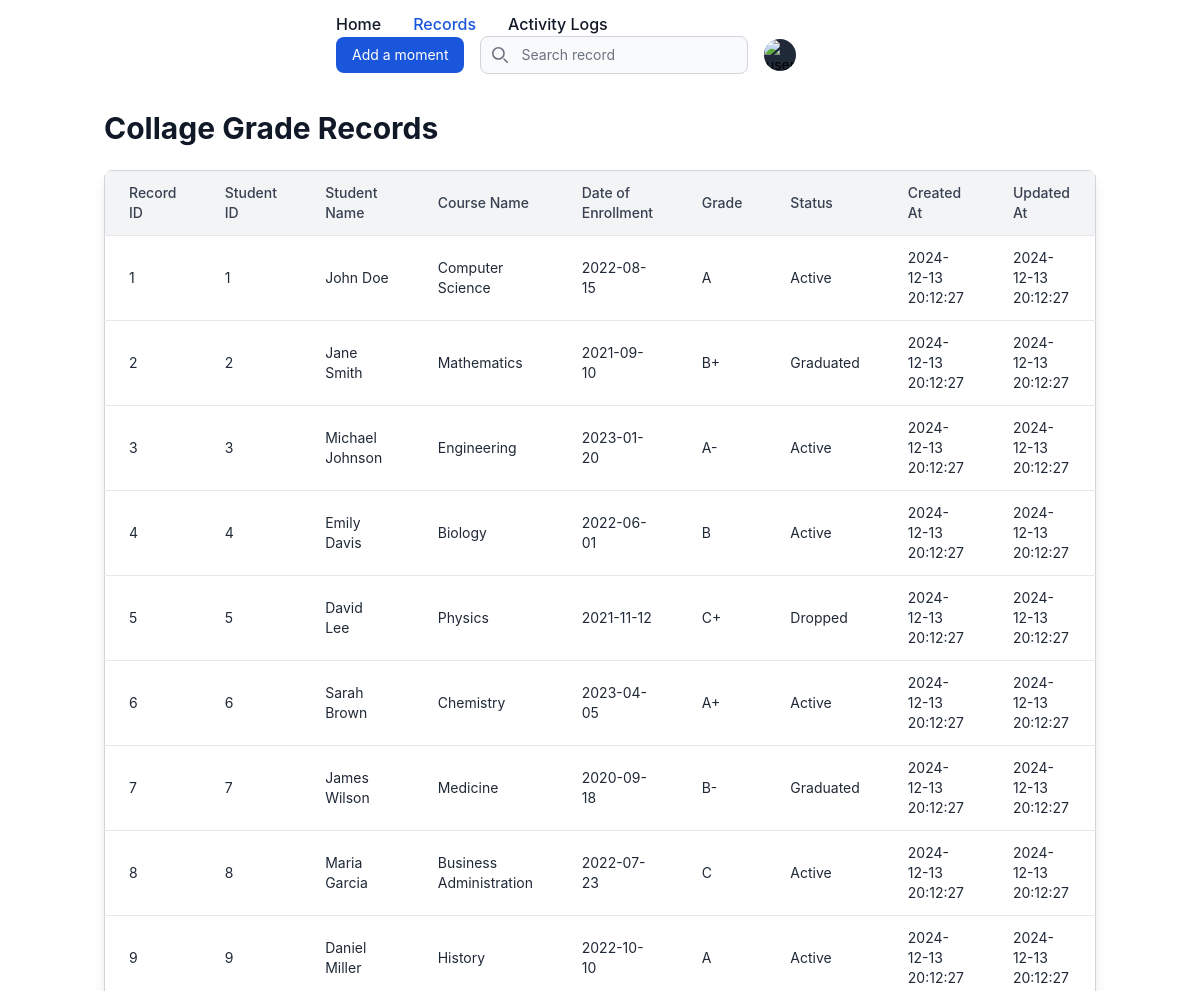
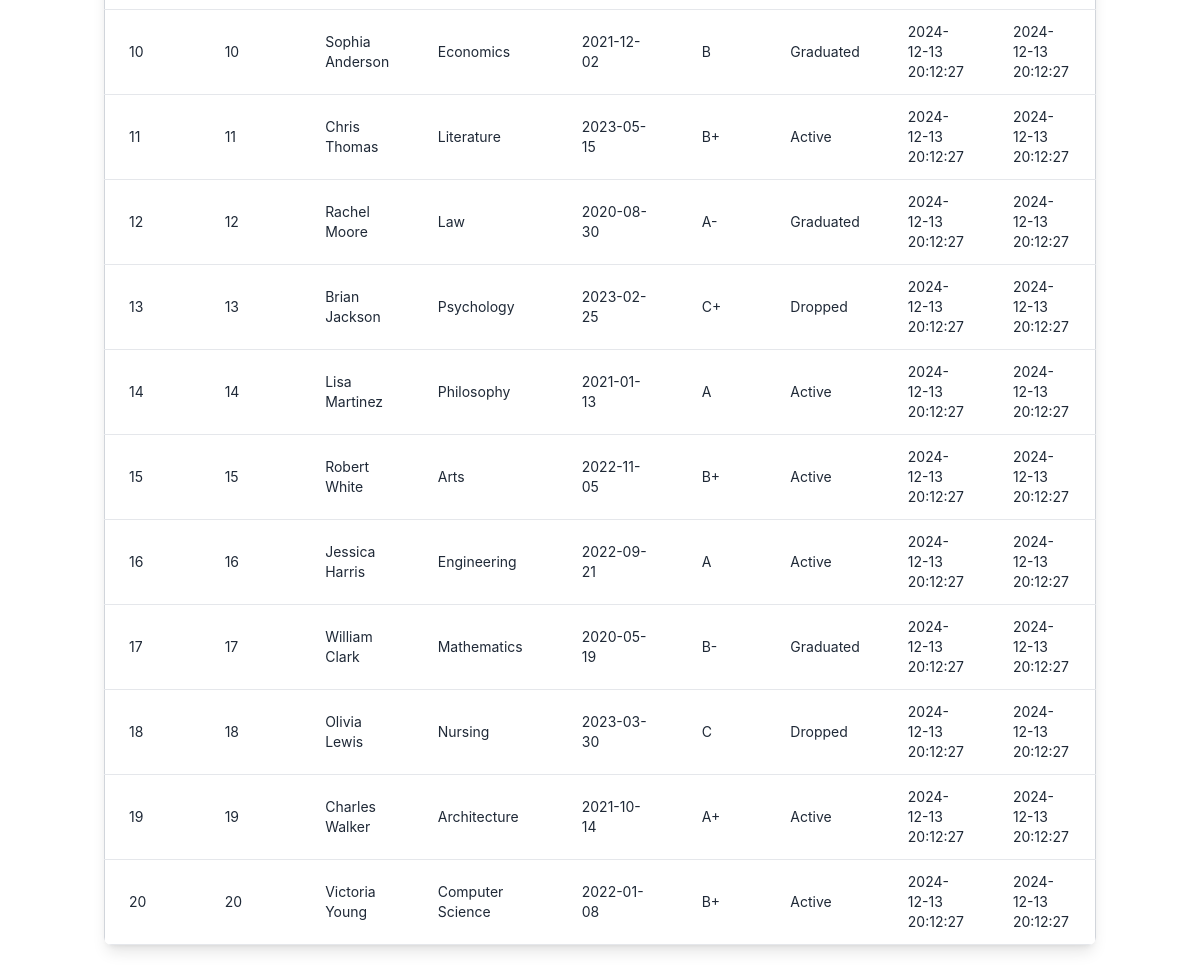
The app's page /records.php with its own data (2 pictures, top to bottom).
### tables this page shows
CREATE TABLE collage_records (
    record_id INT AUTO_INCREMENT PRIMARY KEY,  
    student_id INT NOT NULL,                    
    student_name VARCHAR(255) NOT NULL,          
    course_name VARCHAR(255) NOT NULL,           
    date_of_enrollment DATE NOT NULL,            
    grade VARCHAR(5),                           
    status ENUM('Active', 'Graduated', 'Dropped') NOT NULL DEFAULT 'Active',  
    created_at TIMESTAMP DEFAULT CURRENT_TIMESTAMP,  
    updated_at TIMESTAMP DEFAULT CURRENT_TIMESTAMP ON UPDATE CURRENT_TIMESTAMP  
);

### records.php (the view, shortened to what this page needs)
<?php
require_once 'core/dbConfig.php';
$search = isset($_GET['search']) ? $_GET['search'] : '';
$query = "SELECT * FROM collage_records WHERE student_name LIKE :search OR course_name LIKE :search";
$stmt = $pdo->prepare($query);
$stmt->execute(['search' => "%" . $search . "%"]);
$records = $stmt->fetchAll(PDO::FETCH_ASSOC);
?>
<!DOCTYPE html>
<html lang="en">
<head>
  <link href="https://cdn.jsdelivr.net/npm/flowbite@2.5.2/dist/flowbite.min.css" rel="stylesheet" />
</head>
<body>
  <?php include 'navbar.php'; ?>
  <div class="container mx-auto py-6 px-4">
    <h1 class="text-3xl font-bold mb-6 text-gray-900">Collage Grade Records</h1>
    <div class="overflow-x-auto bg-white rounded-lg shadow-lg">
      <table class="w-full bg-white border-collapse border border-gray-300">
        <thead class="bg-gray-100">
          <tr>
            <th class="py-3 px-6 border-b text-left text-sm font-medium text-gray-700">Record ID</th>
            <th class="py-3 px-6 border-b text-left text-sm font-medium text-gray-700">Student ID</th>
            <th class="py-3 px-6 border-b text-left text-sm font-medium text-gray-700">Student Name</th>
            <th class="py-3 px-6 border-b text-left text-sm font-medium text-gray-700">Course Name</th>
            <th class="py-3 px-6 border-b text-left text-sm font-medium text-gray-700">Date of Enrollment</th>
            <th class="py-3 px-6 border-b text-left text-sm font-medium text-gray-700">Grade</th>
            <th class="py-3 px-6 border-b text-left text-sm font-medium text-gray-700">Status</th>
            <th class="py-3 px-6 border-b text-left text-sm font-medium text-gray-700">Created At</th>
            <th class="py-3 px-6 border-b text-left text-sm font-medium text-gray-700">Updated At</th>
          </tr>
        </thead>
        <tbody>
          <?php foreach ($records as $record): ?>
            <tr class="hover:bg-gray-50">
              <td class="py-3 px-6 border-b text-sm text-gray-800"><?php echo $record['record_id']; ?></td>
              <td class="py-3 px-6 border-b text-sm text-gray-800"><?php echo $record['student_id']; ?></td>
              <td class="py-3 px-6 border-b text-sm text-gray-800">
                <?php echo htmlspecialchars($record['student_name']); ?>
              </td>
              <td class="py-3 px-6 border-b text-sm text-gray-800"><?php echo htmlspecialchars($record['course_name']); ?>
              </td>
              <td class="py-3 px-6 border-b text-sm text-gray-800"><?php echo $record['date_of_enrollment']; ?></td>
              <td class="py-3 px-6 border-b text-sm text-gray-800"><?php echo $record['grade']; ?></td>
              <td class="py-3 px-6 border-b text-sm text-gray-800"><?php echo $record['status']; ?></td>
              <td class="py-3 px-6 border-b text-sm text-gray-800"><?php echo $record['created_at']; ?></td>
              <td class="py-3 px-6 border-b text-sm text-gray-800"><?php echo $record['updated_at']; ?></td>
            </tr>
          <?php endforeach; ?>
        </tbody>
      </table>
    </div>
  </div>
</body>
</html>

### navbar.php (shortened to what this page needs)
<?php
$currentPage = basename($_SERVER['PHP_SELF']);
?>
<head>
  <link href="https://cdn.jsdelivr.net/npm/flowbite@2.5.2/dist/flowbite.min.css" rel="stylesheet" />
</head>
<div style="padding-left: 20rem; padding-right: 20rem">
  <nav class="flex flex-wrap items-center justify-between px-4 py-3 bg-white dark:bg-gray-800">
    <div class="w-full md:w-auto md:order-0">
      <div id="navbar-links" class="hidden md:block">
        <ul
          class="flex flex-col font-medium p-4 md:p-0 mt-4 border border-gray-100 rounded-lg bg-gray-50 md:space-x-8 rtl:space-x-reverse md:flex-row md:mt-0 md:border-0 md:bg-white dark:bg-gray-800 md:dark:bg-gray-900 dark:border-gray-700">
          <li><a href="index.php"
              class="block py-2 px-3 md:p-0 text-gray-900 rounded hover:bg-gray-100 md:hover:bg-transparent md:hover:text-blue-700 md:dark:hover:text-blue-500 dark:text-white dark:hover:bg-gray-700  dark:hover:text-white md:dark:hover:bg-transparent dark:border-gray-700 <?php echo ($currentPage == 'index.php') ? 'md:text-blue-700' : ''; ?>">Home</a>
          </li>
          <li><a href="records.php"
              class="block py-2 px-3 md:p-0 text-gray-900 rounded hover:bg-gray-100 md:hover:bg-transparent md:hover:text-blue-700 md:dark:hover:text-blue-500 dark:text-white dark:hover:bg-gray-700 dark:hover:text-white md:dark:hover:bg-transparent dark:border-gray-700 <?php echo ($currentPage == 'records.php') ? 'md:text-blue-700' : ''; ?>">Records</a>
          </li>
          <li><a href="activitylogs.php"
              class="block py-2 px-3 md:p-0 text-gray-900 rounded hover:bg-gray-100 md:hover:bg-transparent md:hover:text-blue-700 md:dark:hover:text-blue-500 dark:text-white dark:hover:bg-gray-700 dark:hover:text-white md:dark:hover:bg-transparent dark:border-gray-700 <?php echo ($currentPage == 'activitylogs.php') ? 'md:text-blue-700' : ''; ?>">Activity
              Logs</a>
          </li>
        </ul>
      </div>
    </div>
    <div class="flex items-center space-x-4">
      <a href="addMoment.php">
        <button class="px-4 py-2 bg-blue-700 text-white rounded-lg text-sm">Add a moment</button>
      </a>
      <div class="flex items-center">
        <?php if ($currentPage === 'records.php') { ?>
          <div id="search-bar" class="md:block relative">
            <div class="absolute inset-y-0 start-0 flex items-center ps-3 pointer-events-none">
            </div>
            <form method="GET" action="records.php" onsubmit="return true;">
              <input type="text" name="search" id="search-navbar"
                class="block w-full p-2 ps-10 text-sm text-gray-900 border border-gray-300 rounded-lg bg-gray-50 focus:ring-blue-500 focus:border-blue-500 dark:bg-gray-700 dark:border-gray-600 dark:placeholder-gray-400 dark:text-white dark:focus:ring-blue-500 dark:focus:border-blue-500"
                placeholder="Search record"
                value="<?php echo isset($_GET['search']) ? htmlspecialchars($_GET['search']) : ''; ?>"
                oninput="toggleClearButton()" />
            </form>
          </div>
        <?php } ?>
      </div>
      <div class="relative">
        <button type="button"
          class="flex text-sm bg-gray-800 rounded-full focus:ring-4 focus:ring-gray-300 dark:focus:ring-gray-600"
          id="user-menu-button" aria-expanded="false" data-dropdown-toggle="user-dropdown">
          <img class="w-8 h-8 rounded-full"
            src="https://img-cdn.pixlr.com/image-generator/history/65bb506dcb310754719cf81f/ede935de-1138-4f66-8ed7-44bd16efc709/medium.webp"
            alt="user photo">
        </button>
      </div>
    </div>
  </nav>
</div>

### records on screen
collage_records: record_id "1", student "1", student_name "John Doe", course_name "Computer Science", date_of_enrollment "2022-08-15", grade "A", status "Active", created_at "2024-12-13 20:12:27", updated_at "2024-12-13 20:12:27"
collage_records: record_id "2", student "2", student_name "Jane Smith", course_name "Mathematics", date_of_enrollment "2021-09-10", grade "B+", status "Graduated", created_at "2024-12-13 20:12:27", updated_at "2024-12-13 20:12:27"
collage_records: record_id "3", student "3", student_name "Michael Johnson", course_name "Engineering", date_of_enrollment "2023-01-20", grade "A-", status "Active", created_at "2024-12-13 20:12:27", updated_at "2024-12-13 20:12:27"
collage_records: record_id "4", student "4", student_name "Emily Davis", course_name "Biology", date_of_enrollment "2022-06-01", grade "B", status "Active", created_at "2024-12-13 20:12:27", updated_at "2024-12-13 20:12:27"
collage_records: record_id "5", student "5", student_name "David Lee", course_name "Physics", date_of_enrollment "2021-11-12", grade "C+", status "Dropped", created_at "2024-12-13 20:12:27", updated_at "2024-12-13 20:12:27"
collage_records: record_id "6", student "6", student_name "Sarah Brown", course_name "Chemistry", date_of_enrollment "2023-04-05", grade "A+", status "Active", created_at "2024-12-13 20:12:27", updated_at "2024-12-13 20:12:27"
collage_records: record_id "7", student "7", student_name "James Wilson", course_name "Medicine", date_of_enrollment "2020-09-18", grade "B-", status "Graduated", created_at "2024-12-13 20:12:27", updated_at "2024-12-13 20:12:27"
collage_records: record_id "8", student "8", student_name "Maria Garcia", course_name "Business Administration", date_of_enrollment "2022-07-23", grade "C", status "Active", created_at "2024-12-13 20:12:27", updated_at "2024-12-13 20:12:27"
collage_records: record_id "9", student "9", student_name "Daniel Miller", course_name "History", date_of_enrollment "2022-10-10", grade "A", status "Active", created_at "2024-12-13 20:12:27", updated_at "2024-12-13 20:12:27"
collage_records: record_id "10", student "10", student_name "Sophia Anderson", course_name "Economics", date_of_enrollment "2021-12-02", grade "B", status "Graduated", created_at "2024-12-13 20:12:27", updated_at "2024-12-13 20:12:27"
collage_records: record_id "11", student "11", student_name "Chris Thomas", course_name "Literature", date_of_enrollment "2023-05-15", grade "B+", status "Active", created_at "2024-12-13 20:12:27", updated_at "2024-12-13 20:12:27"
collage_records: record_id "12", student "12", student_name "Rachel Moore", course_name "Law", date_of_enrollment "2020-08-30", grade "A-", status "Graduated", created_at "2024-12-13 20:12:27", updated_at "2024-12-13 20:12:27"
collage_records: record_id "13", student "13", student_name "Brian Jackson", course_name "Psychology", date_of_enrollment "2023-02-25", grade "C+", status "Dropped", created_at "2024-12-13 20:12:27", updated_at "2024-12-13 20:12:27"
collage_records: record_id "14", student "14", student_name "Lisa Martinez", course_name "Philosophy", date_of_enrollment "2021-01-13", grade "A", status "Active", created_at "2024-12-13 20:12:27", updated_at "2024-12-13 20:12:27"
collage_records: record_id "15", student "15", student_name "Robert White", course_name "Arts", date_of_enrollment "2022-11-05", grade "B+", status "Active", created_at "2024-12-13 20:12:27", updated_at "2024-12-13 20:12:27"
collage_records: record_id "16", student "16", student_name "Jessica Harris", course_name "Engineering", date_of_enrollment "2022-09-21", grade "A", status "Active", created_at "2024-12-13 20:12:27", updated_at "2024-12-13 20:12:27"
collage_records: record_id "17", student "17", student_name "William Clark", course_name "Mathematics", date_of_enrollment "2020-05-19", grade "B-", status "Graduated", created_at "2024-12-13 20:12:27", updated_at "2024-12-13 20:12:27"
collage_records: record_id "18", student "18", student_name "Olivia Lewis", course_name "Nursing", date_of_enrollment "2023-03-30", grade "C", status "Dropped", created_at "2024-12-13 20:12:27", updated_at "2024-12-13 20:12:27"
collage_records: record_id "19", student "19", student_name "Charles Walker", course_name "Architecture", date_of_enrollment "2021-10-14", grade "A+", status "Active", created_at "2024-12-13 20:12:27", updated_at "2024-12-13 20:12:27"
collage_records: record_id "20", student "20", student_name "Victoria Young", course_name "Computer Science", date_of_enrollment "2022-01-08", grade "B+", status "Active", created_at "2024-12-13 20:12:27", updated_at "2024-12-13 20:12:27"
